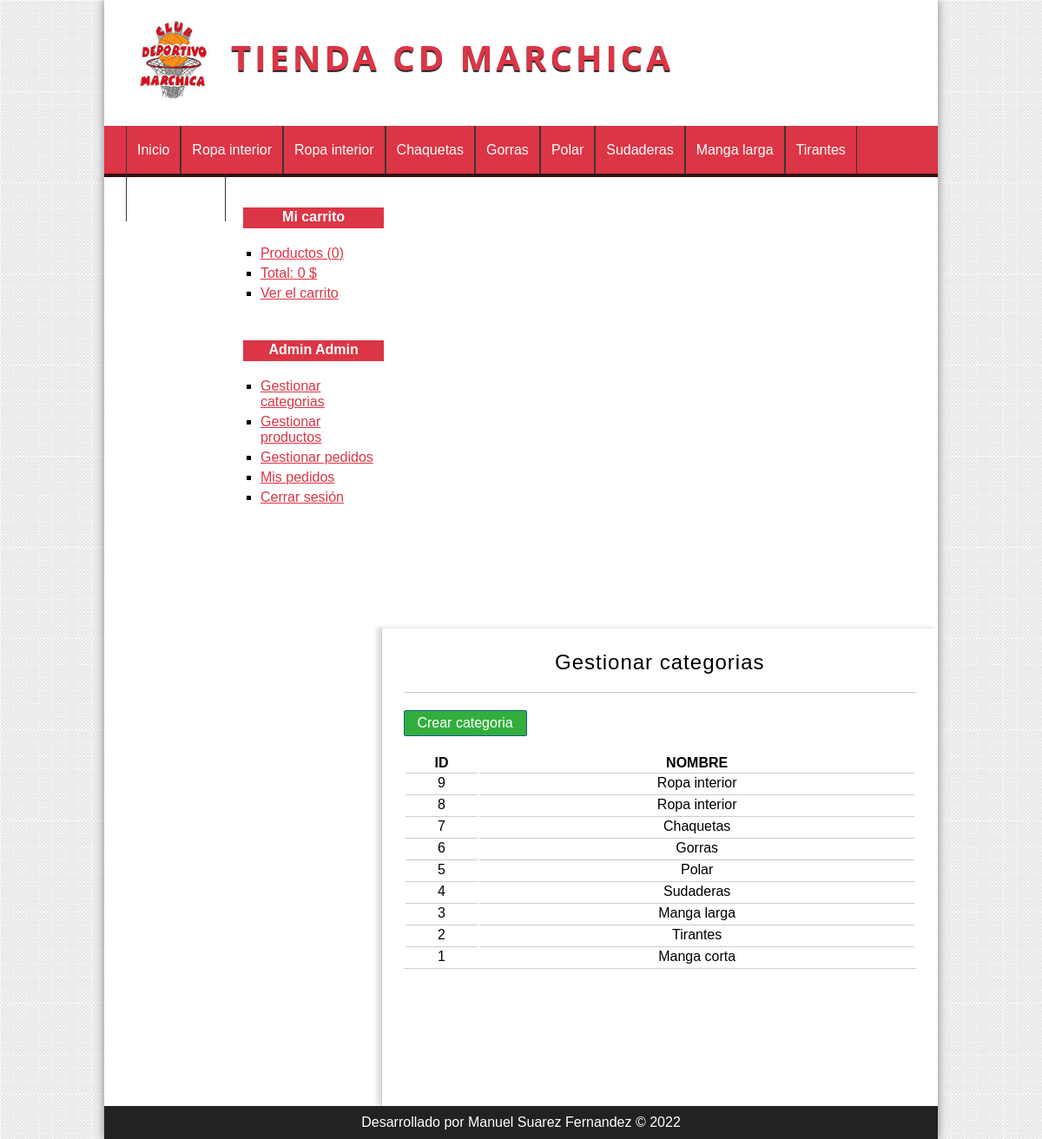
Page /categoria/index (signed in) on the committed database.
### tables this page shows
CREATE TABLE `categorias` (
  `id` int(255) NOT NULL AUTO_INCREMENT,
  `nombre` varchar(100) NOT NULL,
  PRIMARY KEY (`id`)
);

### config/db.php (called while the page is built)
<?php
class Database{
	public static function connect(){
		$db = new mysqli('localhost', 'root', '', 'tienda_master');
		$db->query("SET NAMES 'utf8'");
		return $db;
	}
}

### helpers/utils.php (called while the page is built, shortened)
<?php
class Utils{
	public static function showCategorias(){
		require_once 'models/categoria.php';
		$categoria = new Categoria();
		$categorias = $categoria->getAll();
		return $categorias;
	}
}

### models/categoria.php (called while the page is built, shortened)
<?php
class Categoria{
	private $db;
	public function __construct() {
		$this->db = Database::connect();
	}
	public function getAll(){
		$categorias = $this->db->query("SELECT * FROM categorias ORDER BY id DESC;");
		return $categorias;
	}
}

### controllers/CategoriaController.php (called while the page is built, shortened)
<?php
require_once 'models/categoria.php';
class categoriaController{
	public function index(){
		$categoria = new Categoria();
		$categorias = $categoria->getAll();
		require_once 'views/categoria/index.php';
	}
}

### views/categoria/index.php (the view)
<h1>Gestionar categorias</h1>
<a href="<?=base_url?>categoria/crear" class="button button-small">
	Crear categoria
</a>
<table>
	<tr>
		<th>ID</th>
		<th>NOMBRE</th>
	</tr>
	<?php while($cat = $categorias->fetch_object()): ?>
		<tr>
			<td><?=$cat->id;?></td>
			<td><?=$cat->nombre;?></td>
		</tr>
	<?php endwhile; ?>
</table>

### views/layout/header.php (shortened to what this page needs)
<!DOCTYPE HTML>
<html lang="es">
	<head>
		<link rel="stylesheet" href="<?=base_url?>assets/css/styles.css" />
	</head>
	<body>
		<div id="container">
			<header id="header">
				<div id="logo">
					<img src="<?=base_url?>assets/img/icono.png" alt="Icono" />
					<a href="<?=base_url?>">
						Tienda CD Marchica
					</a>
				</div>
			</header>
			<?php $categorias = Utils::showCategorias(); ?>
			<nav id="menu">
				<ul>
					<li>
						<a href="<?=base_url?>">Inicio</a>
					</li>
					<?php while($cat = $categorias->fetch_object()): ?>
						<li>
							<a href="<?=base_url?>categoria/ver&id=<?=$cat->id?>"><?=$cat->nombre?></a>
						</li>
					<?php endwhile; ?>
				</ul>
			</nav>
			<div id="content">

### assets/css/styles.css (style rules this page uses)
* { padding: 0px; margin: 0px; font-family: sans-serif, Helvetica, Arial; }
body { background: url(../img/bg.png); }
a { color: #dc3545; }
table { text-align: center; width: 100%; border-bottom: 1px solid #ccc; }
td { border-top: 1px solid #ccc; padding: 2px; }
#container { width: 80%; margin: 0px auto; box-shadow: 0px 0px 10px gray; background: white; }
#header { height: 145px; background: white; }
#logo { padding: 20px; margin-left: 20px; float:left; }
#logo img { float:left; height: 100px; }
#logo a { float:left; font-size: 40px; letter-spacing: 4px; font-family: 'Open Sans', Helvetica, Arial; text-transform: uppercase; color: #dc3545; font-weight: bold; text-decoration: none; margin-top: 18px; margin-left: 25px; text-shadow: 0px 2px 1px #222222; transition: all 300ms; }
#menu { clear:both; background: #dc3545; color: white; height: 55px; border-bottom: 4px solid #341111; }
#menu ul { list-style: none; text-decoration: none; margin: 0px auto; margin-left: 25px; }
#menu ul li { line-height: 55px; float:left; border-right: 1px solid #363636; }
#menu a { display: block; color: white; text-decoration: none; padding-left: 12px; padding-right: 12px; transition: all 300ms; }
#menu a:first-child { border-left: 1px solid #363636; }
#content { margin: 0px auto; overflow: hidden; background: white; }
input[type="button"], input[type="submit"], button, .button { display: block; border-radius: 2px; width: auto; padding: 5px; padding-left: 10px; padding-right: 10px; color: white; background: #dc3545; border: 1px solid #11608E; cursor:pointer; }
.button { background: #33AE3D; color: white !important; text-decoration: none; }
.button-small { width: 120px; text-align: center; margin-bottom: 20px; }
#central h1 { font-size: 24px; font-weight: normal; letter-spacing: 1px; text-align: center; border-bottom: 1px solid #ccc; margin-bottom: 20px; padding: 20px; padding-top: 0px; }

### rows in the picture
categorias: nombre "Ropa interior", id "9"
categorias: nombre "Ropa interior", id "8"
categorias: nombre "Chaquetas", id "7"
categorias: nombre "Gorras", id "6"
categorias: nombre "Polar", id "5"
categorias: nombre "Sudaderas", id "4"
categorias: nombre "Manga larga", id "3"
categorias: nombre "Tirantes", id "2"
categorias: id "1", nombre "Manga corta"

### other values in the picture
$stats['count'] "0"
$stats['total'] "0"
$_SESSION['identity']->nombre "Admin"
$_SESSION['identity']->apellidos "Admin"
